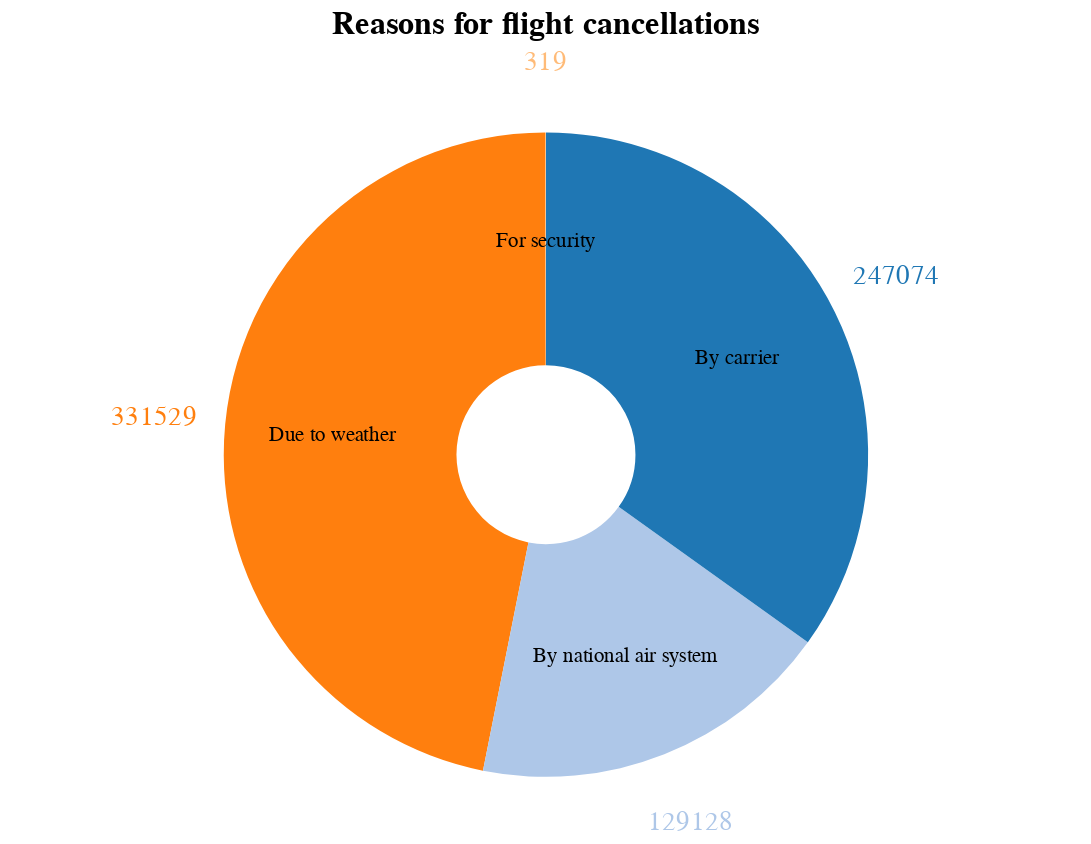

Write notebook code for a chart like this one.
### Code cell
# visualisation of calcellation reasons
chart = alt.Chart(cancellation_reasons).mark_arc(outerRadius=180, innerRadius=50).encode(
    theta = alt.Theta(field="count", type="quantitative", stack=True),
    color = alt.Color('Reason:N', scale=alt.Scale(scheme='category20'), legend=None),
).properties(
    title='Reasons for flight cancellations',
    width=600,
    height=300
)

pie = chart.mark_arc(outerRadius=250)
value_text = pie.mark_text(radius=220, size=15).encode(text=alt.Text('count:Q'))

pie2 = chart.mark_arc(outerRadius=150)
text = pie2.mark_text(radius=120, size=12).encode(
    text=alt.Text('Reason:N'),
    color=alt.value("#000000")
)

(chart + text + value_text).configure_view(
    strokeWidth=0
).configure_title(
    fontSize=18
)

### Figure 1 — Vega-Lite specification as saved in the notebook (floating-point values rounded to 4 significant figures)
{"config": {"view": {"continuousWidth": 300, "continuousHeight": 300, "strokeWidth": 0}, "title": {"fontSize": 18}}, "layer": [{"mark": {"type": "arc", "innerRadius": 50, "outerRadius": 180}, "encoding": {"color": {"field": "Reason", "legend": null, "scale": {"scheme": "category20"}, "type": "nominal"}, "theta": {"field": "count", "stack": true, "type": "quantitative"}}, "title": "Reasons for flight cancellations"}, {"mark": {"type": "text", "radius": 120, "size": 12}, "encoding": {"color": {"value": "#000000"}, "text": {"field": "Reason", "type": "nominal"}, "theta": {"field": "count", "stack": true, "type": "quantitative"}}, "title": "Reasons for flight cancellations"}, {"mark": {"type": "text", "radius": 220, "size": 15}, "encoding": {"color": {"field": "Reason", "legend": null, "scale": {"scheme": "category20"}, "type": "nominal"}, "text": {"field": "count", "type": "quantitative"}, "theta": {"field": "count", "stack": true, "type": "quantitative"}}, "title": "Reasons for flight cancellations"}], "data": {"name": "data-777cb89da8381aeed17525ed71f8be95"}, "height": 300, "width": 600, "$schema": "https://vega.github.io/schema/vega-lite/v5.20.1.json", "datasets": {"data-777cb89da8381aeed17525ed71f8be95": [{"Reason": "Due to weather", "count": 331529}, {"Reason": "By national air system", "count": 129128}, {"Reason": "By carrier", "count": 247074}, {"Reason": "For security", "count": 319}]}}
